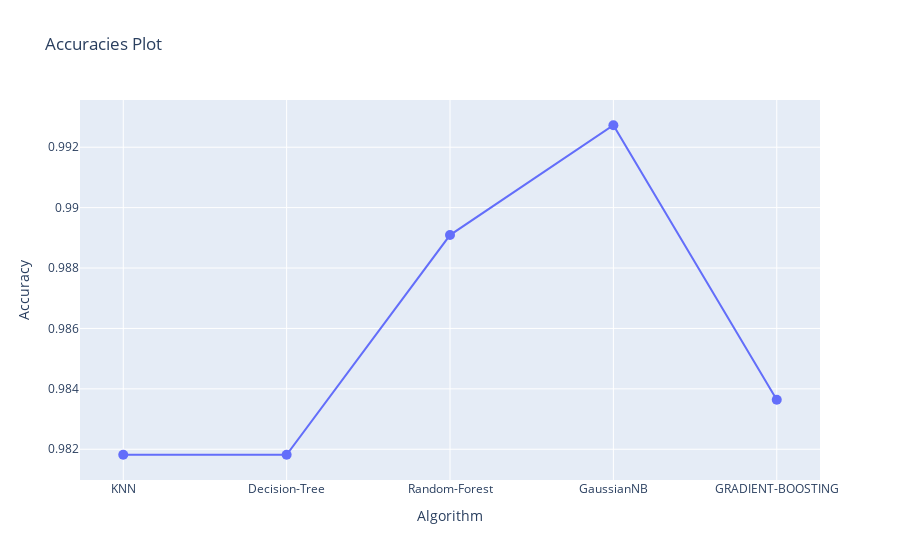

Notebook cell for this chart:
### Code cell
import plotly.graph_objects as go
# Assuming you have a list of accuracies
accuracies = [acc1, acc2, acc3,acc4,acc5]
algorithms = ['KNN', 'Decision-Tree', 'Random-Forest','GaussianNB','GRADIENT-BOOSTING']
# Creating the plot
fig = go.Figure(data=go.Scatter(x=algorithms, y=accuracies, mode='markers+lines', marker=dict(symbol='circle', size=10), line=dict(width=2)))
# Adding titles and labels
fig.update_layout(title='Accuracies Plot', xaxis_title='Algorithm', yaxis_title='Accuracy')
fig.show()

### Figure 1 — Plotly figure (JSON) as saved in the notebook; plotly's stock layout.template omitted (floating-point values rounded to 4 significant figures)
{"data": [{"line": {"width": 2}, "marker": {"size": 10, "symbol": "circle"}, "mode": "markers+lines", "type": "scatter", "x": ["KNN", "Decision-Tree", "Random-Forest", "GaussianNB", "GRADIENT-BOOSTING"], "y": [0.9818, 0.9818, 0.9891, 0.9927, 0.9836]}], "layout": {"title": {"text": "Accuracies Plot"}, "xaxis": {"title": {"text": "Algorithm"}}, "yaxis": {"title": {"text": "Accuracy"}}}}
